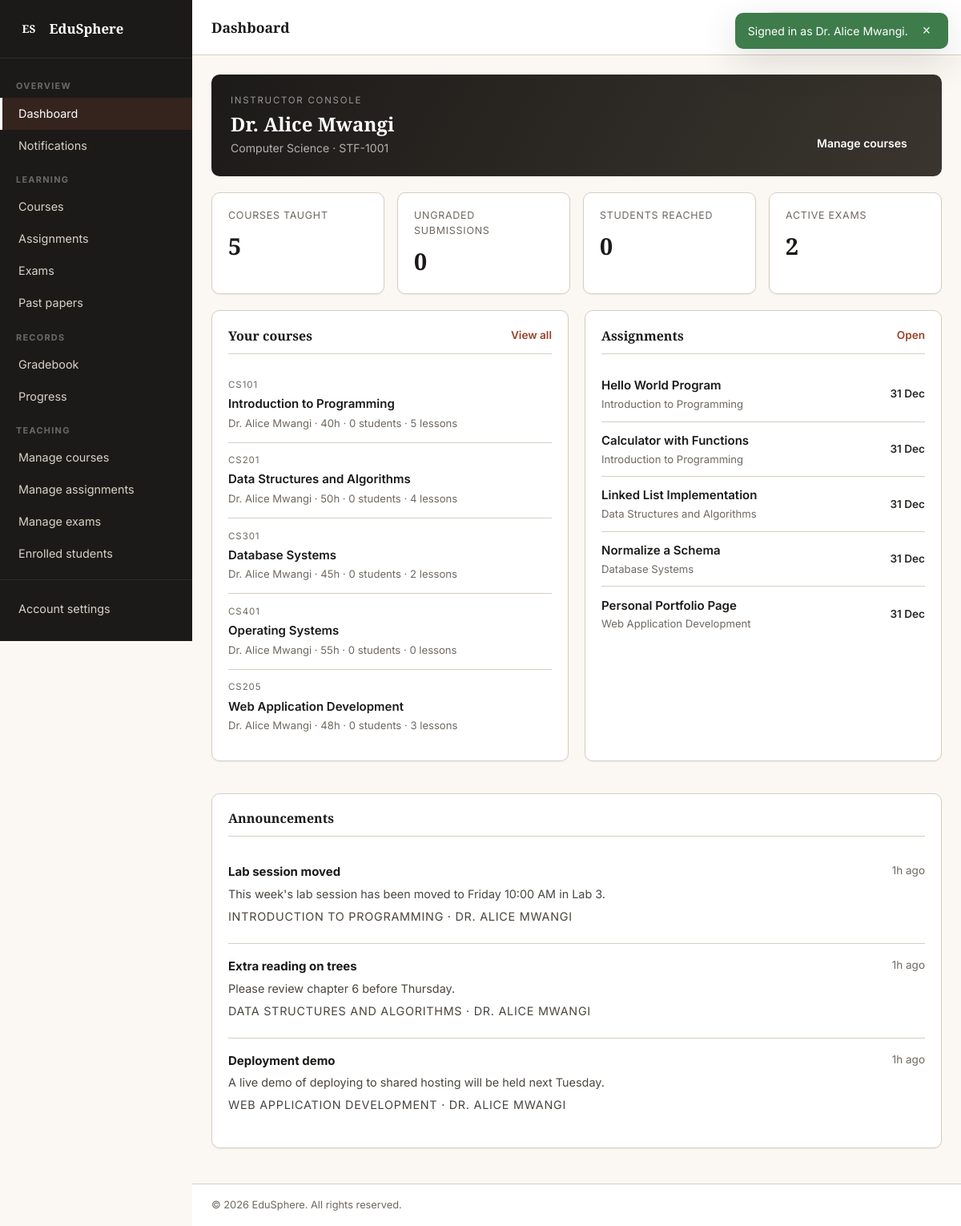
The app's page /pages/dashboard.php (signed in) with its own data.
### tables this page shows
CREATE TABLE users (
    id INT AUTO_INCREMENT PRIMARY KEY,
    full_name VARCHAR(120) NOT NULL,
    username VARCHAR(60) UNIQUE NOT NULL,
    email VARCHAR(150) UNIQUE NOT NULL,
    password VARCHAR(255) NOT NULL,
    role ENUM('student','instructor','admin') NOT NULL DEFAULT 'student',
    department_id INT DEFAULT NULL,
    staff_id VARCHAR(40) DEFAULT NULL,
    admission_no VARCHAR(40) DEFAULT NULL,
    phone VARCHAR(30) DEFAULT NULL,
    avatar VARCHAR(255) DEFAULT NULL,
    bio TEXT DEFAULT NULL,
    status ENUM('pending','active','rejected','suspended') NOT NULL DEFAULT 'pending',
    rejection_reason VARCHAR(255) DEFAULT NULL,
    approved_by INT DEFAULT NULL,
    approved_at DATETIME DEFAULT NULL,
    last_login_at DATETIME DEFAULT NULL,
    created_at TIMESTAMP DEFAULT CURRENT_TIMESTAMP,
    FOREIGN KEY (department_id) REFERENCES departments(id) ON DELETE SET NULL,
    FOREIGN KEY (approved_by) REFERENCES users(id) ON DELETE SET NULL
);

CREATE TABLE departments (
    id INT AUTO_INCREMENT PRIMARY KEY,
    code VARCHAR(20) UNIQUE NOT NULL,
    name VARCHAR(150) NOT NULL,
    description TEXT,
    head_name VARCHAR(120) DEFAULT NULL,
    created_at TIMESTAMP DEFAULT CURRENT_TIMESTAMP
);

CREATE TABLE courses (
    id INT AUTO_INCREMENT PRIMARY KEY,
    code VARCHAR(20) UNIQUE NOT NULL,
    title VARCHAR(200) NOT NULL,
    description TEXT,
    instructor_id INT NOT NULL,
    department_id INT DEFAULT NULL,
    category VARCHAR(80) DEFAULT NULL,
    level ENUM('beginner','intermediate','advanced') DEFAULT 'beginner',
    duration_hours INT DEFAULT 0,
    thumbnail VARCHAR(255) DEFAULT NULL,
    is_published TINYINT(1) NOT NULL DEFAULT 0,
    created_at TIMESTAMP DEFAULT CURRENT_TIMESTAMP,
    FOREIGN KEY (instructor_id) REFERENCES users(id) ON DELETE CASCADE,
    FOREIGN KEY (department_id) REFERENCES departments(id) ON DELETE SET NULL
);

CREATE TABLE assignments (
    id INT AUTO_INCREMENT PRIMARY KEY,
    course_id INT NOT NULL,
    title VARCHAR(200) NOT NULL,
    instructions TEXT,
    due_date DATETIME DEFAULT NULL,
    allow_late TINYINT(1) NOT NULL DEFAULT 0,
    attachment VARCHAR(255) DEFAULT NULL,
    max_points INT DEFAULT 100,
    is_published TINYINT(1) NOT NULL DEFAULT 1,
    created_at TIMESTAMP DEFAULT CURRENT_TIMESTAMP,
    FOREIGN KEY (course_id) REFERENCES courses(id) ON DELETE CASCADE
);

CREATE TABLE announcements (
    id INT AUTO_INCREMENT PRIMARY KEY,
    course_id INT NOT NULL,
    user_id INT NOT NULL,
    title VARCHAR(200) NOT NULL,
    content TEXT,
    created_at TIMESTAMP DEFAULT CURRENT_TIMESTAMP,
    FOREIGN KEY (course_id) REFERENCES courses(id) ON DELETE CASCADE,
    FOREIGN KEY (user_id) REFERENCES users(id) ON DELETE CASCADE
);

### includes/auth.php (called while the page is built, shortened)
<?php
require_once __DIR__ . '/helpers.php';
function current_user() {
    static $user = null, $loaded = false;
    if ($loaded) return $user;
    $loaded = true;
    $stmt = db()->prepare("
        SELECT u.*, d.name AS department_name, d.code AS department_code
        FROM users u
        LEFT JOIN departments d ON d.id = u.department_id
        WHERE u.id = ?
    ");
    $stmt->bind_param('i', $_SESSION['user_id']);
    $stmt->execute();
    $user = $stmt->get_result()->fetch_assoc() ?: null;
    return $user;
}
function is_logged_in() {
    $u = current_user();
    return $u && $u['status'] === 'active';
}
function require_login() {
    if (!is_logged_in()) {
        $u = current_user();
        if ($u && $u['status'] !== 'active') {
            $_SESSION['account_status']   = $u['status'];
            $_SESSION['rejection_reason'] = $u['rejection_reason'] ?? '';
        }
        session_unset();
        session_destroy();
        session_start();
        redirect(SITE_URL . '/pages/login.php');
    }
}
function is_student()    { $u = current_user(); return $u && $u['role'] === 'student'; }
function is_admin()      { $u = current_user(); return $u && $u['role'] === 'admin'; }
function is_staff()      { $u = current_user(); return $u && in_array($u['role'], ['instructor','admin'], true); }

### includes/db.php (called while the page is built, shortened)
<?php
function db() {
    static $conn = null;
    if ($conn === null) {
        $conn = new mysqli(DB_HOST, DB_USER, DB_PASS, DB_NAME);
        $conn->set_charset('utf8mb4');
    }
    return $conn;
}

### includes/helpers.php (called while the page is built, shortened)
<?php
require_once __DIR__ . '/db.php';
function e($v)   { return htmlspecialchars((string)$v, ENT_QUOTES, 'UTF-8'); }
function fmt_date($dt, $fmt = 'd M Y') {
    $t = strtotime($dt); return $t ? date($fmt, $t) : '—';
}
function time_ago($dt) {
    $d = time() - strtotime($dt);
    if ($d < 86400) return floor($d/3600).'h ago';
    return fmt_date($dt);
}

### pages/dashboard.php (the view, shortened to what this page needs)
<?php
require_once __DIR__ . '/../includes/auth.php';
require_login();
$user = current_user();
$uid = (int)$user['id'];
$conn = db();
$stats = ['courses'=>0,'pending'=>0,'avg'=>0,'exams'=>0];
if (is_student()) {
    $stmt = $conn->prepare("SELECT COUNT(*) c, COALESCE(AVG(progress_percentage),0) a FROM enrollments WHERE user_id = ?");
    $stmt->bind_param('i', $uid); $stmt->execute();
    $row = $stmt->get_result()->fetch_assoc();
    $stats['courses'] = (int)$row['c']; $stats['avg'] = (int)round($row['a']);
    $stmt = $conn->prepare("SELECT COUNT(*) c FROM assignments a
        JOIN enrollments e ON e.course_id=a.course_id AND e.user_id=?
        LEFT JOIN submissions s ON s.assignment_id=a.id AND s.user_id=?
        WHERE a.is_published=1 AND s.id IS NULL");
    $stmt->bind_param('ii', $uid, $uid); $stmt->execute();
    $stats['pending'] = (int)$stmt->get_result()->fetch_assoc()['c'];
    $stmt = $conn->prepare("SELECT COUNT(*) c FROM exams x
        JOIN enrollments e ON e.course_id=x.course_id AND e.user_id=?
        WHERE x.is_published=1 AND (x.end_at IS NULL OR x.end_at >= NOW())");
    $stmt->bind_param('i', $uid); $stmt->execute();
    $stats['exams'] = (int)$stmt->get_result()->fetch_assoc()['c'];
} else {
    $stmt = $conn->prepare("SELECT COUNT(*) c FROM courses WHERE instructor_id = ?");
    $stmt->bind_param('i', $uid); $stmt->execute();
    $stats['courses'] = (int)$stmt->get_result()->fetch_assoc()['c'];
    $stmt = $conn->prepare("SELECT COUNT(*) c FROM submissions s
        JOIN assignments a ON a.id=s.assignment_id
        JOIN courses c ON c.id=a.course_id
        WHERE c.instructor_id=? AND s.grade IS NULL");
    $stmt->bind_param('i', $uid); $stmt->execute();
    $stats['pending'] = (int)$stmt->get_result()->fetch_assoc()['c'];
    $stmt = $conn->prepare("SELECT COUNT(DISTINCT e.user_id) c FROM enrollments e
        JOIN courses c ON c.id=e.course_id WHERE c.instructor_id=?");
    $stmt->bind_param('i', $uid); $stmt->execute();
    $stats['avg'] = (int)$stmt->get_result()->fetch_assoc()['c'];
    $stmt = $conn->prepare("SELECT COUNT(*) c FROM exams x
        JOIN courses c ON c.id=x.course_id WHERE c.instructor_id=?");
    $stmt->bind_param('i', $uid); $stmt->execute();
    $stats['exams'] = (int)$stmt->get_result()->fetch_assoc()['c'];
}
if (is_student()) {
    $stmt = $conn->prepare("SELECT c.*, u.full_name AS instructor_name, e.progress_percentage
        FROM courses c JOIN enrollments e ON e.course_id=c.id AND e.user_id=?
        JOIN users u ON u.id=c.instructor_id
        ORDER BY e.enrolled_at DESC LIMIT 6");
    $stmt->bind_param('i', $uid);
} else {
    $stmt = $conn->prepare("SELECT c.*, u.full_name AS instructor_name,
        (SELECT COUNT(*) FROM enrollments WHERE course_id=c.id) AS enrolled,
        (SELECT COUNT(*) FROM lessons WHERE course_id=c.id) AS lessons
        FROM courses c JOIN users u ON u.id=c.instructor_id
        WHERE c.instructor_id=? ORDER BY c.created_at DESC LIMIT 6");
    $stmt->bind_param('i', $uid);
}
$stmt->execute();
$activeCourses = $stmt->get_result()->fetch_all(MYSQLI_ASSOC);
if (is_student()) {
    $stmt = $conn->prepare("SELECT a.*, c.title AS course_title, u.full_name AS author
        FROM announcements a
        JOIN courses c ON c.id=a.course_id
        JOIN enrollments e ON e.course_id=c.id AND e.user_id=?
        JOIN users u ON u.id=a.user_id
        ORDER BY a.created_at DESC LIMIT 4");
    $stmt->bind_param('i', $uid);
} else {
    $stmt = $conn->prepare("SELECT a.*, c.title AS course_title, u.full_name AS author
        FROM announcements a
        JOIN courses c ON c.id=a.course_id
        JOIN users u ON u.id=a.user_id
        WHERE c.instructor_id=? ORDER BY a.created_at DESC LIMIT 4");
    $stmt->bind_param('i', $uid);
}
$stmt->execute();
$announcements = $stmt->get_result()->fetch_all(MYSQLI_ASSOC);
if (is_student()) {
    $stmt = $conn->prepare("SELECT a.id, a.title, a.due_date, c.title AS course_title
        FROM assignments a
        JOIN enrollments e ON e.course_id=a.course_id AND e.user_id=?
        JOIN courses c ON c.id=a.course_id
        LEFT JOIN submissions s ON s.assignment_id=a.id AND s.user_id=?
        WHERE a.is_published=1 AND s.id IS NULL AND (a.due_date IS NULL OR a.due_date >= NOW())
        ORDER BY a.due_date ASC LIMIT 5");
    $stmt->bind_param('ii', $uid, $uid);
} else {
    $stmt = $conn->prepare("SELECT a.id, a.title, a.due_date, c.title AS course_title
        FROM assignments a JOIN courses c ON c.id=a.course_id
        WHERE c.instructor_id=? AND a.is_published=1
        ORDER BY a.due_date ASC LIMIT 5");
    $stmt->bind_param('i', $uid);
}
$stmt->execute();
$deadlines = $stmt->get_result()->fetch_all(MYSQLI_ASSOC);
include __DIR__ . '/../includes/header.php';
?>
<div class="dash-hero">
    <div>
        <p class="dash-hero__eyebrow"><?php echo is_admin() ? 'Administrator console' : (is_student() ? 'Student console' : 'Instructor console'); ?></p>
        <h2 class="dash-hero__name"><?php echo e($user['full_name']); ?></h2>
        <p class="dash-hero__meta">
            <?php echo e($user['department_name'] ?: 'No department'); ?>
            <?php if (is_staff() && $user['staff_id']): ?> · <?php echo e($user['staff_id']); ?><?php endif; ?>
        </p>
    </div>
    <div class="dash-hero__actions">
        <a class="btn btn--primary" href="<?php echo e(SITE_URL); ?>/pages/courses.php">
            <?php echo is_student() ? 'Browse catalogue' : 'Manage courses'; ?>
        </a>
    </div>
</div>
<div class="stat-grid">
    <div class="stat"><span class="stat__label"><?php echo is_student() ? 'Enrolled courses' : 'Courses taught'; ?></span>
        <span class="stat__value"><?php echo $stats['courses']; ?></span></div>
    <div class="stat"><span class="stat__label"><?php echo is_student() ? 'Pending assignments' : 'Ungraded submissions'; ?></span>
        <span class="stat__value"><?php echo $stats['pending']; ?></span></div>
    <div class="stat"><span class="stat__label"><?php echo is_student() ? 'Average progress' : 'Students reached'; ?></span>
        <span class="stat__value"><?php echo $stats['avg']; ?><?php echo is_student() ? '%' : ''; ?></span></div>
    <div class="stat"><span class="stat__label">Active exams</span>
        <span class="stat__value"><?php echo $stats['exams']; ?></span></div>
</div>
<div class="dash-grid">
    <section class="panel">
        <header class="panel__head"><h3><?php echo is_student() ? 'Continue learning' : 'Your courses'; ?></h3>
            <a class="panel__link" href="<?php echo e(SITE_URL); ?>/pages/courses.php">View all</a></header>
        <?php if (!$activeCourses): ?><p class="empty">No courses to display yet.</p>
        <?php else: ?>
            <ul class="course-list">
                <?php foreach ($activeCourses as $c): ?>
                    <li class="course-list__item">
                        <div>
                            <p class="course-list__code"><?php echo e($c['code']); ?></p>
                            <a class="course-list__title" href="<?php echo e(SITE_URL); ?>/pages/course-view.php?id=<?php echo (int)$c['id']; ?>"><?php echo e($c['title']); ?></a>
                            <p class="course-list__meta"><?php echo e($c['instructor_name']); ?> · <?php echo (int)$c['duration_hours']; ?>h
                                <?php if (is_staff()): ?> · <?php echo (int)$c['enrolled']; ?> students · <?php echo (int)$c['lessons']; ?> lessons<?php endif; ?>
                            </p>
                        </div>
                    </li>
                <?php endforeach; ?>
            </ul>
        <?php endif; ?>
    </section>
    <section class="panel">
        <header class="panel__head"><h3><?php echo is_student() ? 'Due soon' : 'Assignments'; ?></h3>
            <a class="panel__link" href="<?php echo e(SITE_URL); ?>/pages/assignments.php">Open</a></header>
        <?php if (!$deadlines): ?><p class="empty">Nothing scheduled.</p>
        <?php else: ?>
            <ul class="deadline-list">
                <?php foreach ($deadlines as $d): ?>
                    <li>
                        <div>
                            <a class="deadline-list__title" href="<?php echo e(SITE_URL); ?>/pages/assignment-view.php?id=<?php echo (int)$d['id']; ?>"><?php echo e($d['title']); ?></a>
                            <p class="deadline-list__meta"><?php echo e($d['course_title']); ?></p>
                        </div>
                        <span class="deadline-list__date"><?php echo e(fmt_date($d['due_date'], 'd M')); ?></span>
                    </li>
                <?php endforeach; ?>
            </ul>
        <?php endif; ?>
    </section>
</div>
<section class="panel panel--wide">
    <header class="panel__head"><h3>Announcements</h3></header>
    <?php if (!$announcements): ?><p class="empty">No announcements posted.</p>
    <?php else: ?>
        <ul class="ann-list">
            <?php foreach ($announcements as $a): ?>
                <li>
                    <div class="ann-list__head">
                        <strong><?php echo e($a['title']); ?></strong>
                        <span class="muted"><?php echo e(time_ago($a['created_at'])); ?></span>
                    </div>
                    <p><?php echo nl2br(e($a['content'])); ?></p>
                    <p class="ann-list__meta"><?php echo e($a['course_title']); ?> · <?php echo e($a['author']); ?></p>
                </li>
            <?php endforeach; ?>
        </ul>
    <?php endif; ?>
</section>
<?php include __DIR__ . '/../includes/footer.php'; ?>

### assets/css/base.css (style rules this page uses)
:root { --ink-900: #1c1a18; --ink-700: #2b2825; --ink-500: #4a4540; --ink-400: #6f6862; --ink-300: #a1998f; --ink-200: #d6cec2; --paper-50: #fbf8f3; --paper-100: #f5efe6; --paper-200: #ebe3d5; --paper-300: #d8cbb8; --rust-500: #b8543c; --rust-600: #9c4228; --rust-100: #f6e0d8; --amber-500: #d99b34; --amber-600: #b57d1f; --amber-100: #faeed0; --sage-500: #6b8a63; --sage-600: #53704c; --sage-100: #e3ecdf; --danger-500: #b14343; --danger-100: #f7dede; --success-500: #3e7c4b; --success-100: #dcecdc; --radius-sm: 6px; --radius-md: 10px; --radius-lg: 16px; --shadow-1: 0 1px 2px rgba(28,26,24,0.06); --shadow-2: 0 4px 16px rgba(28,26,24,0.08); --shadow-3: 0 16px 48px rgba(28,26,24,0.14); --font-sans: 'Inter', system-ui, -apple-system, 'Segoe UI', Roboto, sans-serif; --font-display: 'Source Serif 4', Georgia, serif; }
*, *::before, *::after { box-sizing: border-box; }
html, body { margin: 0; padding: 0; }
body { font-family: var(--font-sans); font-size: 15px; line-height: 1.55; color: var(--ink-700); background: var(--paper-50); -webkit-font-smoothing: antialiased; min-height: 100vh; }
a { color: var(--rust-600); text-decoration: none; }
h1,h2,h3,h4,h5 { font-family: var(--font-display); font-weight: 700; color: var(--ink-900); line-height: 1.25; margin: 0 0 0.4em; }
h2 { font-size: 1.35rem; }
h3 { font-size: 1.1rem; }
p { margin: 0 0 1em; }
.muted { color: var(--ink-400); font-size: 0.9em; }
.btn { display: inline-flex; align-items: center; justify-content: center; gap: 8px; padding: 0.6rem 1.15rem; font-family: inherit; font-size: 0.875rem; font-weight: 600; line-height: 1; border-radius: var(--radius-sm); border: 1px solid transparent; cursor: pointer; text-decoration: none; white-space: nowrap; transition: background 0.15s, color 0.15s, border-color 0.15s, transform 0.1s; }
.btn--primary { background: var(--rust-500); color: #fff; }

### assets/css/components.css (style rules this page uses)
.panel { background: #fff; border: 1px solid var(--ink-200); border-radius: var(--radius-md); padding: 1.25rem; margin-bottom: 1.25rem; box-shadow: var(--shadow-1); }
.panel--wide { width: 100%; }
.panel__head { display: flex; align-items: center; justify-content: space-between; margin-bottom: 1rem; padding-bottom: 0.75rem; border-bottom: 1px solid var(--ink-200); }
.panel__head h3 { margin: 0; font-size: 1rem; }
.panel__link { font-size: 0.85rem; font-weight: 600; }

### records on screen
users: full_name "Dr. Alice Mwangi", department.name "Computer Science", staff "STF-1001"
courses: code "CS101", title "Introduction to Programming", instructor.full_name "Dr. Alice Mwangi", duration_hours "40", enrolled "0", lessons "5"
courses: code "CS201", title "Data Structures and Algorithms", instructor.full_name "Dr. Alice Mwangi", duration_hours "50", enrolled "0", lessons "4"
courses: code "CS301", title "Database Systems", instructor.full_name "Dr. Alice Mwangi", duration_hours "45", enrolled "0", lessons "2"
courses: code "CS401", title "Operating Systems", instructor.full_name "Dr. Alice Mwangi", duration_hours "55", enrolled "0", lessons "0"
courses: code "CS205", title "Web Application Development", instructor.full_name "Dr. Alice Mwangi", duration_hours "48", enrolled "0", lessons "3"
assignments: title "Hello World Program", course.title "Introduction to Programming", due_date "31 Dec"
assignments: title "Calculator with Functions", course.title "Introduction to Programming", due_date "31 Dec"
assignments: title "Linked List Implementation", course.title "Data Structures and Algorithms", due_date "31 Dec"
assignments: title "Normalize a Schema", course.title "Database Systems", due_date "31 Dec"
assignments: title "Personal Portfolio Page", course.title "Web Application Development", due_date "31 Dec"
announcements: title "Lab session moved", created_at "1h ago", content "This week's lab session has been moved to Friday 10:00 AM in Lab 3.", course.title "INTRODUCTION TO PROGRAMMING", user.full_name "DR. ALICE MWANGI"
announcements: title "Extra reading on trees", created_at "1h ago", content "Please review chapter 6 before Thursday.", course.title "DATA STRUCTURES AND ALGORITHMS", user.full_name "DR. ALICE MWANGI"
announcements: title "Deployment demo", created_at "1h ago", content "A live demo of deploying to shared hosting will be held next Tuesday.", course.title "WEB APPLICATION DEVELOPMENT", user.full_name "DR. ALICE MWANGI"

### other values on screen
$flash['message'] "Signed in as Dr. Alice Mwangi."
SITE_NAME "EduSphere"
$label "Dashboard Notifications Courses Assignments Exams Past papers Gradebook Progress Manage courses Manage assignments Manage exams Enrolled students"
$__pageTitle "Dashboard"
$stats['courses'] "5"
$stats['pending'] "0"
$stats['avg'] "0"
$stats['exams'] "2"
